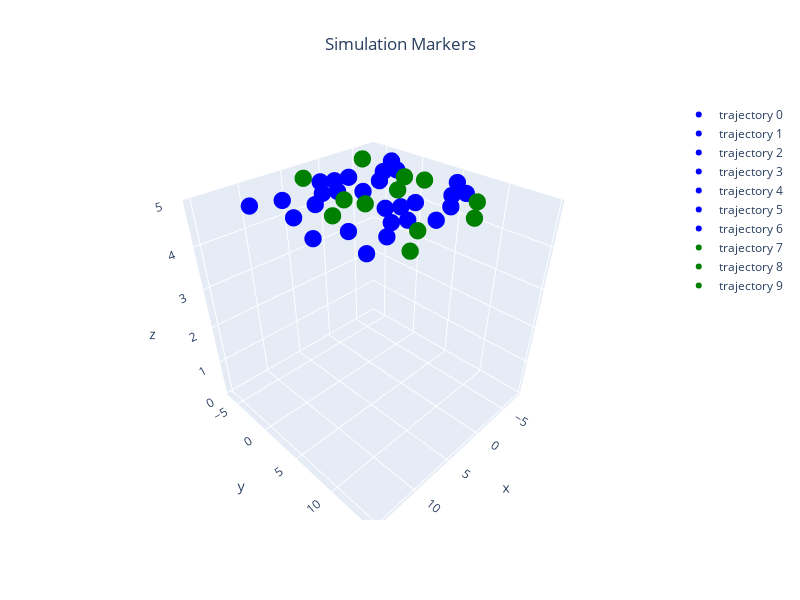

Notebook source saved alongside this figure:
### Markdown cell above
## Visualization Parameters

### Code cell
green_nvehicles = 3
global_paths = [local2global(path, home) for path, home in zip(local_paths, homes)]
models = (n_vehicles-green_nvehicles)*[('iris',Color.BLUE)]+green_nvehicles*[('iris',Color.GREEN)]   # must agree with n_vehicles
markers = [ConfigGazebo.create_trajectory_from_array(array=global_paths[i],color=models[i][1]) for i in range(n_vehicles)]
Gazebo.plot_3d_interactive(markers=markers, title="Simulation Markers", frames=(0.2, 0.2, 0.6), ground=-0.05)

### Figure 1 — Plotly figure (JSON) as saved in the notebook; plotly's stock layout.template omitted (floating-point values rounded to 4 significant figures)
{"data": [{"marker": {"color": ["blue", "blue", "blue", "blue", "blue"], "size": 6}, "mode": "markers", "name": "trajectory 0", "type": "scatter3d", "x": [-4.891, -4.891, 3.109, 3.109, -4.891], "y": [-1.372, 6.628, 6.628, -1.372, -1.372], "z": [5, 5, 5, 5, 5]}, {"marker": {"color": ["blue", "blue", "blue", "blue", "blue"], "size": 6}, "mode": "markers", "name": "trajectory 1", "type": "scatter3d", "x": [4.272, 4.272, 12.27, 12.27, 4.272], "y": [-2.062, 5.938, 5.938, -2.062, -2.062], "z": [5, 5, 5, 5, 5]}, {"marker": {"color": ["blue", "blue", "blue", "blue", "blue"], "size": 6}, "mode": "markers", "name": "trajectory 2", "type": "scatter3d", "x": [3.027, 3.027, 11.03, 11.03, 3.027], "y": [2.201, 10.2, 10.2, 2.201, 2.201], "z": [5, 5, 5, 5, 5]}, {"marker": {"color": ["blue", "blue", "blue", "blue", "blue"], "size": 6}, "mode": "markers", "name": "trajectory 3", "type": "scatter3d", "x": [-2.04, -2.04, 5.96, 5.96, -2.04], "y": [0.07477, 8.075, 8.075, 0.07477, 0.07477], "z": [5, 5, 5, 5, 5]}, {"marker": {"color": ["blue", "blue", "blue", "blue", "blue"], "size": 6}, "mode": "markers", "name": "trajectory 4", "type": "scatter3d", "x": [-3.324, -3.324, 4.676, 4.676, -3.324], "y": [0.6697, 8.67, 8.67, 0.6697, 0.6697], "z": [5, 5, 5, 5, 5]}, {"marker": {"color": ["blue", "blue", "blue", "blue", "blue"], "size": 6}, "mode": "markers", "name": "trajectory 5", "type": "scatter3d", "x": [1.522, 1.522, 9.522, 9.522, 1.522], "y": [-1.109, 6.891, 6.891, -1.109, -1.109], "z": [5, 5, 5, 5, 5]}, {"marker": {"color": ["blue", "blue", "blue", "blue", "blue"], "size": 6}, "mode": "markers", "name": "trajectory 6", "type": "scatter3d", "x": [0.03171, 0.03171, 8.032, 8.032, 0.03171], "y": [1.447, 9.447, 9.447, 1.447, 1.447], "z": [5, 5, 5, 5, 5]}, {"marker": {"color": ["green", "green", "green", "green", "green"], "size": 6}, "mode": "markers", "name": "trajectory 7", "type": "scatter3d", "x": [-3.168, -3.168, 4.832, 4.832, -3.168], "y": [-3.811, 4.189, 4.189, -3.811, -3.811], "z": [5, 5, 5, 5, 5]}, {"marker": {"color": ["green", "green", "green", "green", "green"], "size": 6}, "mode": "markers", "name": "trajectory 8", "type": "scatter3d", "x": [-2.445, -2.445, 5.555, 5.555, -2.445], "y": [2.374, 10.37, 10.37, 2.374, 2.374], "z": [5, 5, 5, 5, 5]}, {"marker": {"color": ["green", "green", "green", "green", "green"], "size": 6}, "mode": "markers", "name": "trajectory 9", "type": "scatter3d", "x": [0.4844, 0.4844, 8.484, 8.484, 0.4844], "y": [4.043, 12.04, 12.04, 4.043, 4.043], "z": [5, 5, 5, 5, 5]}], "layout": {"height": 600, "scene": {"xaxis": {"range": [-8.324, 15.71], "title": {"text": "x"}}, "yaxis": {"range": [-6.982, 15.21], "title": {"text": "y"}}, "zaxis": {"range": [-0.05, 5], "title": {"text": "z"}}}, "showlegend": true, "title": {"text": "Simulation Markers", "x": 0.5, "xanchor": "center"}, "width": 800}}
